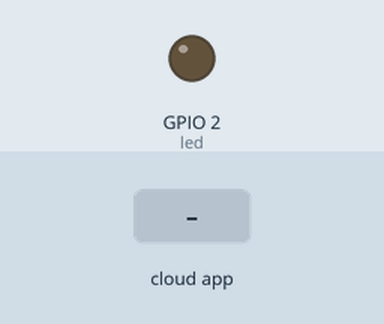
Simulated run of this sketch. Board: ESP32. Shown: output pins drawn as LEDs (lit = HIGH). The test bench sets the inputs (shaded band). What the sketch prints to the serial monitor is not drawn.

Above: at 2.7 s.
2.8 s: the phone or cloud app sets led-select to 1
At 5.2 s:
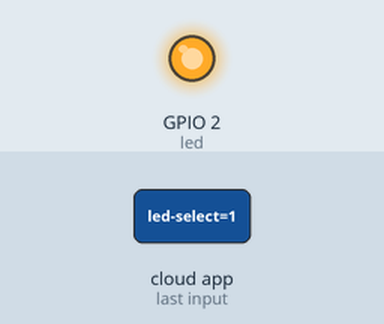
6.2 s: the phone or cloud app sets led-select to 0
At 8.7 s:
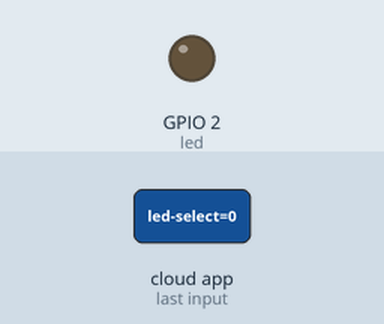
Timing chart, 0 to 10.2 s (numbered marks = the images above; inputs shaded):
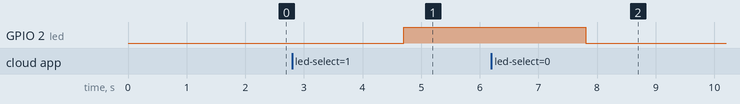

The sketch:

esp32-code.ino
```cpp
#include "config.h"

#define led 2
#define RXD2 16
#define TXD2 17

AdafruitIO_Feed *ledSelectFeed = io.feed("led-select");
AdafruitIO_Feed *sensorFeed = io.feed("sensor");

int flag = 0;
int sensorCommaRead = 0;
int sensorRead = 0;
float sensorWrite = 0;

void setup() {
  Serial.begin(115200);
  Serial2.begin(9600, SERIAL_8N1, RXD2, TXD2);

  while(! Serial);

  pinMode(led, OUTPUT);

  Serial.print("Connecting to Adafruit IO");

  io.connect();

  ledSelectFeed->onMessage(handleMessage);

  while(io.status() < AIO_CONNECTED) {
    Serial.print(".");
    delay(500);
  }

  ledSelectFeed->get();

  Serial.println();
  Serial.println(io.statusText());
}

void loop() {
  io.run();
  sensorCommaRead = Serial2.read();

  if (sensorCommaRead == ',') {
    sensorRead = Serial2.read();
    sensorWrite = (sensorRead - 48) * 10;
    sensorRead = Serial2.read();
    sensorWrite = sensorWrite + (sensorRead - 48);
    sensorRead = Serial2.read();
    sensorWrite = sensorWrite + (sensorRead - 48) * 0.1;
  }

  Serial.print("sending -> ");
  Serial.println(sensorWrite);

  sensorFeed->save(sensorWrite);
  sensorWrite = 0;
  delay(3000);
}

void handleMessage(AdafruitIO_Data *data) {

  Serial.print("received <- ");
  Serial.println(data->value());

  if(*data->value() == '1') {
    Serial.println("LED ROJO ENCENDIDO");
    Serial2.write("1");
    digitalWrite(led, HIGH);
  } else if (*data->value() == '2'){
    Serial.println("LED AMARILLO ENCENDIDO");
    Serial2.write("2");
    digitalWrite(led, HIGH);
  } else if (*data->value() == '3'){
    Serial.println("LED VERDE ENCENDIDO");
    Serial2.write("3");
    digitalWrite(led, HIGH);
  } else {
    Serial.println("LEDS APAGADAS");
    Serial2.write("0");
    digitalWrite(led, LOW);
  }
}
```

config.h
```cpp
/************************ Adafruit IO Config *******************************/
#define IO_USERNAME  "Kikis3008"
#define IO_KEY       "aio_Zqlp33Onr4Zvxdu5k23Cpp9Ct1Us"
#define WIFI_SSID "rodrigo_hotspot"
#define WIFI_PASS "Fideo123"

#include "AdafruitIO_WiFi.h"

AdafruitIO_WiFi io(IO_USERNAME, IO_KEY, WIFI_SSID, WIFI_PASS);
```

Measured:
- after the input at 2.8 s, GPIO 2 (led): LOW → HIGH after 1.9 s
- after the input at 6.2 s, GPIO 2 (led): HIGH → LOW after 1.6 s
